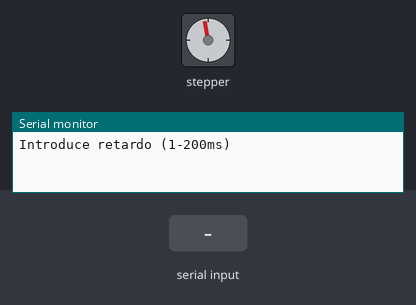
This sketch was run on a simulated Arduino Uno, built with avr-gcc and run on an emulated ATmega328P. On the bench: stepper motor, the last lines printed to the serial monitor. Wiring (inferred from the names in the program): stepper motor (2048 steps per turn assumed): coils pin 8, pin 9, pin 10, pin 11. The inputs (shaded band) are chosen by the test bench.

Above: at 1.2 s.
1.3 s: "5\n" received over Serial
4.3 s: "90,45\n" received over Serial
At 5.8 s:
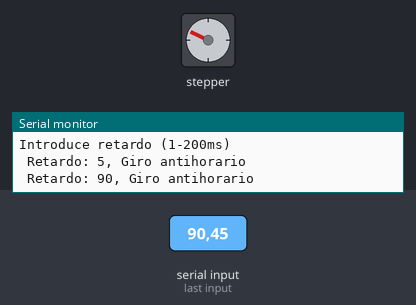
6.6 s: "5\n" received over Serial
9.6 s: "30,150\n" received over Serial
At 10.06 s:
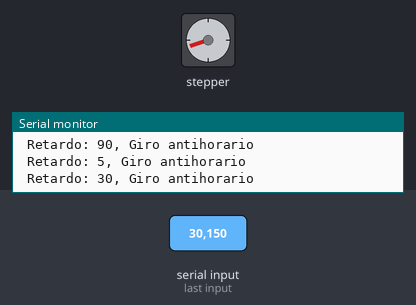
Timing chart, 0 to 22.6 s (numbered marks = the images above; inputs shaded):
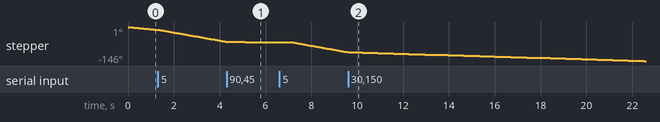

The sketch:

MOTOR_PAS_A_PAS_-_UNA_VOLTA_-_CONTROLVEL.ino
```cpp
// (licence header left out)
// Pines donde tenemos conectadas las bobinas
const int motor_IN1 = 8;
const int motor_IN2 = 9;
const int motor_IN3 = 10;
const int motor_IN4 = 11;

// Maxima frecuencia excitacion bobinas, 100Hz => t=10 ms
int t = 10; // Tiempo de retardo ajustable (ms)
boolean giro = false; // Sentido de giro horario

const int halfpass[8] = // Secuencia de pasos "medio paso"
{
 B1000,
 B1100,
 B0100,
 B0110,
 B0010,
 B0011,
 B0001,
 B1001 };

void setup() {
 pinMode(motor_IN1, OUTPUT);
 pinMode(motor_IN2, OUTPUT);
 pinMode(motor_IN3, OUTPUT);
 pinMode(motor_IN4, OUTPUT);

 Serial.begin(9600);
 Serial.println("Introduce retardo (1-200ms)");
}

void loop() {

 if(Serial.available()>0) input_serial(); // devuelve numero introducido
 if (t!=0) motor_on();

}
// =================================================

void input_serial() {

 delay(5); // favorece la lectura de caracteres pero ralentiza el motor
 String bufferString = ""; // variable que sirve como buffer

 while (Serial.available() > 0) {
 bufferString += (char)Serial.read();
 }
 t = bufferString.toInt(); // Lo convierte en entero

 if (t>=-200 && t<=200) {

 Serial.print(" Retardo: ");
 Serial.print(t);

 if (t==0) motor_off(); // Apaga motor!

 else { // Motor ON
 if (t<0) { // Direccion antihoraria
 t = abs(t);
 giro = true;
 }

 else giro = false;
 if (giro) Serial.println(", Giro horario");
 if (!giro) Serial.println(", Giro antihorario");

 }
 }

 else {
 Serial.println("Valor no valido");
 t=0;
 }

}

void motor_off() {

 digitalWrite(motor_IN1, 0);
 digitalWrite(motor_IN2, 0);
 digitalWrite(motor_IN3, 0);
 digitalWrite(motor_IN4, 0);
 Serial.println(", Motor parado");
}

void motor_on() {

 // Secuencia de encendido de la bobinas (8 pasos por vuelta)
 for (int i=0; i<8; i++) {

 int step = i; // paso en sentido horario
 if (giro) step = 8-i; // paso en sentido antihorario

 digitalWrite(motor_IN1, bitRead(halfpass[step], 0));
 digitalWrite(motor_IN2, bitRead(halfpass[step], 1));
 digitalWrite(motor_IN3, bitRead(halfpass[step], 2));
 digitalWrite(motor_IN4, bitRead(halfpass[step], 3));
 delay(t); // Limita la velocidad de giro
 }
}
```
